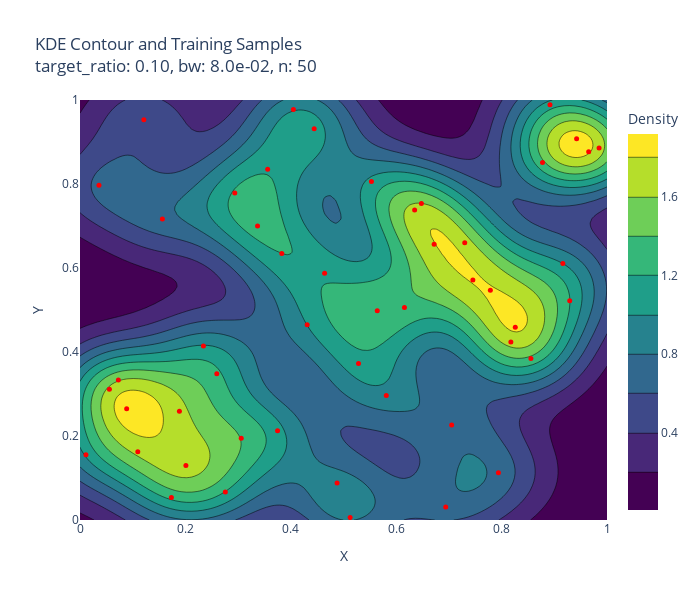

Notebook source saved alongside this figure:
### Code cell
import numpy as np
import plotly.graph_objects as go
from plotly.subplots import make_subplots
from sklearn.neighbors import KernelDensity

def plot_kde_and_samples(X_train: np.ndarray, bandwidth: float, target_ratio: float):
    """
    Plot the density of a fitted KDE over [0, 1]^2 using a contour map and show the training samples.

    Args:
    kde (KernelDensity): Fitted KernelDensity object
    X_train (np.ndarray): Training data used to fit the KDE
    resolution (int): Resolution of the contour plot (default: 100)

    Returns:
    go.Figure: Plotly figure object
    """
    # Fit KDE
    kde = KernelDensity(kernel='gaussian', bandwidth=bandwidth)
    kde.fit(X_train)

    # Create a grid of points
    resolution = 100
    x = np.linspace(0, 1, resolution)
    y = np.linspace(0, 1, resolution)
    xx, yy = np.meshgrid(x, y)
    xy = np.vstack([xx.ravel(), yy.ravel()]).T

    # Compute the log-density on the grid
    Z = np.exp(kde.score_samples(xy)).reshape(xx.shape)

    # Create the figure
    fig = make_subplots(rows=1, cols=1)

    # Add contour plot
    contour = go.Contour(
        z=Z,
        x=x,
        y=y,
        colorscale='Viridis',
        colorbar=dict(title='Density')
    )
    fig.add_trace(contour)

    # Add scatter plot of training samples
    scatter = go.Scatter(
        x=X_train[:, 0],
        y=X_train[:, 1],
        mode='markers',
        marker=dict(color='red', size=5),
        name='Training Samples'
    )
    fig.add_trace(scatter)

    # Update layout
    fig.update_layout(
        title=f'KDE Contour and Training Samples<br>target_ratio: {target_ratio:.2f}, bw: {bandwidth:.1e}, n: {len(X_train)}',
        xaxis_title='X',
        yaxis_title='Y',
        xaxis_range=[0, 1],
        yaxis_range=[0, 1],
        width=700,
        height=600
    )

    return fig

fig = plot_kde_and_samples(X_TRAIN, res_bw, res_ratio)
fig.show()

### Figure 1 — Plotly figure (JSON) as saved in the notebook; plotly's stock layout.template omitted (floating-point values rounded to 4 significant figures; data arrays with more than 128 entries replaced by an {"elided": "..."} marker saying what was removed)
{"data": [{"colorbar": {"title": {"text": "Density"}}, "colorscale": [[0, "#440154"], [0.1111, "#482878"], [0.2222, "#3e4989"], [0.3333, "#31688e"], [0.4444, "#26828e"], [0.5556, "#1f9e89"], [0.6667, "#35b779"], [0.7778, "#6ece58"], [0.8889, "#b5de2b"], [1, "#fde725"]], "type": "contour", "x": [0, 0.0101, 0.0202, 0.0303, 0.0404, 0.05051, 0.06061, 0.07071, 0.08081, 0.09091, 0.101, 0.1111, 0.1212, 0.1313, 0.1414, 0.1515, 0.1616, 0.1717, 0.1818, 0.1919, 0.202, 0.2121, 0.2222, 0.2323, 0.2424, 0.2525, 0.2626, 0.2727, 0.2828, 0.2929, 0.303, 0.3131, 0.3232, 0.3333, 0.3434, 0.3535, 0.3636, 0.3737, 0.3838, 0.3939, 0.404, 0.4141, 0.4242, 0.4343, 0.4444, 0.4545, 0.4646, 0.4747, 0.4848, 0.4949, 0.5051, 0.5152, 0.5253, 0.5354, 0.5455, 0.5556, 0.5657, 0.5758, 0.5859, 0.596, 0.6061, 0.6162, 0.6263, 0.6364, 0.6465, 0.6566, 0.6667, 0.6768, 0.6869, 0.697, 0.7071, 0.7172, 0.7273, 0.7374, 0.7475, 0.7576, 0.7677, 0.7778, 0.7879, 0.798, 0.8081, 0.8182, 0.8283, 0.8384, 0.8485, 0.8586, 0.8687, 0.8788, 0.8889, 0.899, 0.9091, 0.9192, 0.9293, 0.9394, 0.9495, 0.9596, 0.9697, 0.9798, 0.9899, 1], "y": [0, 0.0101, 0.0202, 0.0303, 0.0404, 0.05051, 0.06061, 0.07071, 0.08081, 0.09091, 0.101, 0.1111, 0.1212, 0.1313, 0.1414, 0.1515, 0.1616, 0.1717, 0.1818, 0.1919, 0.202, 0.2121, 0.2222, 0.2323, 0.2424, 0.2525, 0.2626, 0.2727, 0.2828, 0.2929, 0.303, 0.3131, 0.3232, 0.3333, 0.3434, 0.3535, 0.3636, 0.3737, 0.3838, 0.3939, 0.404, 0.4141, 0.4242, 0.4343, 0.4444, 0.4545, 0.4646, 0.4747, 0.4848, 0.4949, 0.5051, 0.5152, 0.5253, 0.5354, 0.5455, 0.5556, 0.5657, 0.5758, 0.5859, 0.596, 0.6061, 0.6162, 0.6263, 0.6364, 0.6465, 0.6566, 0.6667, 0.6768, 0.6869, 0.697, 0.7071, 0.7172, 0.7273, 0.7374, 0.7475, 0.7576, 0.7677, 0.7778, 0.7879, 0.798, 0.8081, 0.8182, 0.8283, 0.8384, 0.8485, 0.8586, 0.8687, 0.8788, 0.8889, 0.899, 0.9091, 0.9192, 0.9293, 0.9394, 0.9495, 0.9596, 0.9697, 0.9798, 0.9899, 1], "z": {"elided": "100x100 float values"}}, {"marker": {"color": "red", "size": 5}, "mode": "markers", "name": "Training Samples", "type": "scatter", "x": [0.3829, 0.9652, 0.7787, 0.3059, 0.3561, 0.2596, 0.9162, 0.672, 0.7455, 0.794, 0.05579, 0.6156, 0.6478, 0.4878, 0.9293, 0.3749, 0.8918, 0.1886, 0.7301, 0.564, 0.985, 0.8776, 0.1097, 0.635, 0.694, 0.7052, 0.08857, 0.1211, 0.2937, 0.1734, 0.8556, 0.03599, 0.4642, 0.1563, 0.07279, 0.01132, 0.2342, 0.5285, 0.553, 0.3369, 0.5812, 0.4443, 0.4311, 0.8176, 0.2009, 0.2758, 0.9424, 0.4049, 0.5125, 0.826], "y": [0.6348, 0.8769, 0.5471, 0.1944, 0.8351, 0.348, 0.6108, 0.6563, 0.5716, 0.1125, 0.3113, 0.506, 0.7533, 0.08816, 0.5221, 0.2124, 0.9886, 0.2589, 0.6604, 0.4984, 0.886, 0.8511, 0.1623, 0.7379, 0.03124, 0.2262, 0.2649, 0.9532, 0.7787, 0.0533, 0.3844, 0.7969, 0.5877, 0.7164, 0.3335, 0.1553, 0.4144, 0.3728, 0.8057, 0.6998, 0.2963, 0.9318, 0.4649, 0.4238, 0.1299, 0.06683, 0.9078, 0.9776, 0.005725, 0.459]}], "layout": {"height": 600, "title": {"text": "KDE Contour and Training Samples<br>target_ratio: 0.10, bw: 8.0e-02, n: 50"}, "width": 700, "xaxis": {"anchor": "y", "domain": [0, 1], "range": [0, 1], "title": {"text": "X"}}, "yaxis": {"anchor": "x", "domain": [0, 1], "range": [0, 1], "title": {"text": "Y"}}}}
